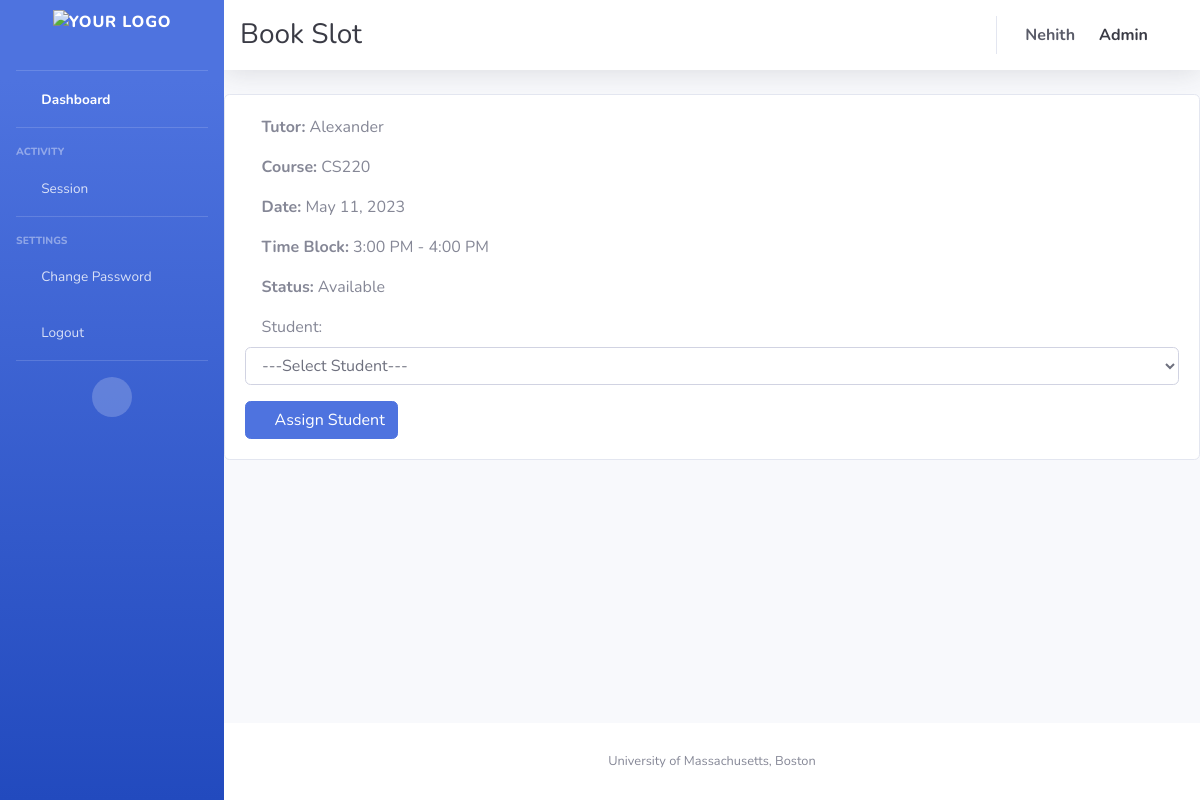
Page /bookingpage/38 (signed in) on the committed database.
### appusers/models.py (models this page shows, shortened)
class Availability(models.Model):
    tutor = models.ForeignKey(Tutor, on_delete=models.CASCADE, null=True, blank=True, related_name='availabilities')
    date = models.DateField()
    timeblock = models.CharField(max_length=1, choices=TIMEBLOCK_CHOICES)
    booked_by = models.ForeignKey(Student, on_delete=models.SET_NULL, null=True, blank=True,
                                  related_name='booked_slots')
    course = models.ForeignKey(Course, on_delete=models.CASCADE)
    status = models.CharField(max_length=1, choices=STATUS_CHOICES)
    semester = models.CharField(max_length=25, null=True)

class Tutor(models.Model):
    user = models.OneToOneField(User, on_delete=models.CASCADE)
    courses = models.ManyToManyField(Course, related_name='tutors')
    profile_picture = models.URLField(default='static/images/favicons/Blue_logo.png', null=True, blank=True)
    def __str__(self):
        return self.user.username

class Course(models.Model):
    c_name = models.CharField(max_length=100)
    c_code = models.CharField(max_length=50, unique=True, null=False)
    def __str__(self):
        return self.c_name

### appusers/views.py (the view, shortened to what this page needs)
# urls.py: path('bookingpage/<int:availability_id>',book_slots , name='booking_page'),
@login_required
def book_slots(request, availability_id):
    availability = get_object_or_404(Availability, id=availability_id)
    if request.user.is_superuser:
        students = Student.objects.all()
        return render(request, 'booking_page.html', {'slot': availability, 'students': students})
    else:
        return render(request, 'booking_page.html', {'slot': availability})

### appusers/models.py (called while the page is built)
    def __str__(self):
        return self.user.username

### templates/booking_page.html (shortened to what this page needs)
{% extends "base.html" %}
{% block top_heading %}
    <h1 class="h3 mb-0 text-gray-900"></i> Book Slot</h1>
{% endblock %}
{% block content %}
    <div class="card">
        <div class="card-body">
            <p class="card-text"><i class="fas fa-chalkboard-teacher"></i> <strong>Tutor:</strong> {{ slot.tutor }}</p>
            <p class="card-text"><i class="fas fa-book"></i> <strong>Course:</strong> {{ slot.course }}</p>
            <p class="card-text"><i class="fas fa-calendar-alt"></i> <strong>Date:</strong> {{ slot.date }}</p>
            <p class="card-text"><i class="fas fa-clock"></i> <strong>Time Block:</strong> {{ slot.get_timeblock_display }}</p>
            <p class="card-text"><i class="fas fa-check-circle"></i> <strong>Status:</strong> {{ slot.get_status_display }}</p>
            {% if user.is_authenticated %}
                {% if user.is_superuser %}
                    <form method="POST" class="mt-3">
                        <div class="form-group">
                            <label for="student"><i class="fas fa-user-graduate"></i> Student:</label>
                            <select name="student" id="student" class="form-control">
                                <option value="">---Select Student---</option>
                            </select>
                        </div>
                        <button type="submit" class="btn btn-primary" onclick="return confirm('Are you sure you want to assign this slot?')"><i class="fas fa-user-plus"></i> Assign Student</button>
                    </form>
                {% else %}
                    <form method="POST" class="mt-3">
                        {% csrf_token %}
                        <input type="hidden" name="student" value="{{ user.student.id }}">
                        <button type="submit" class="btn btn-primary" onclick="return confirm('Are you sure you want to book this slot?')"><i class="fas fa-calendar-plus"></i> Book</button>
                    </form>
                {% endif %}
            {% else %}
                <p class="card-text mt-3">Please <a href="{% url 'login' %}">log in</a> or <a href="{% url 'register' %}">register</a> to book this slot.</p>
            {% endif %}
        </div>
    </div>
{% endblock %}

### templates/base.html (shortened to what this page needs)
{% load static %}
<!DOCTYPE html>
<html lang="en">
<head>
    <link href="{% static 'vendor/fontawesome-free/css/all.min.css' %}" rel="stylesheet" type="text/css">
    <link href="{% static 'css/sb-admin-2.min.css' %}" rel="stylesheet">
</head>
<body id="page-top">
<div id="wrapper">
    <ul class="navbar-nav bg-gradient-primary sidebar sidebar-dark accordion" id="accordionSidebar">
        <a class="sidebar-brand d-flex align-items-center justify-content-center" href="{% url 'home' %}">
            <img src="{% static 'images/favicons/UMB_White_logo.png' %}" alt="Your Logo" height="50">
        </a>
        <hr class="sidebar-divider my-0">
        <li class="nav-item active">
            <a class="nav-link" href="{% url 'home' %}">
                <i class="fas fa-fw fa-tachometer-alt"></i>
                <span>Dashboard</span></a>
        </li>
        <hr class="sidebar-divider">
        <div class="sidebar-heading">
            Activity
        </div>
        <li class="nav-item">
            <a class="nav-link collapsed" href="#" data-toggle="collapse" data-target="#collapseTwo"
               aria-expanded="true" aria-controls="collapseTwo">
                <i class="fas fa-fw fa-cog"></i>
                <span>Session</span>
            </a>
        </li>
        <hr class="sidebar-divider">
        <div class="sidebar-heading">
            Settings
        </div>
        <li class="nav-item ">
            <a class="nav-link" href="{% url 'change_password' %}">
                <i class="fas fa-fw fa-cogs"></i>
                <span>Change Password</span></a>
        </li>
        <li class="nav-item ">
            <a class="nav-link" data-toggle="modal" data-target="#logoutModal" href="{% url 'logout' %}">
                <i class="fas fa-fw fa-sign-out-alt"></i>
                <span>Logout</span></a>
        </li>
        <hr class="sidebar-divider d-none d-md-block">
        <div class="text-center d-none d-md-inline">
            <button class="rounded-circle border-0" id="sidebarToggle"></button>
        </div>
    </ul>
    <div id="content-wrapper" class="d-flex flex-column">
        <div id="content">
            <nav class="navbar navbar-expand navbar-light bg-white topbar mb-4 static-top shadow">
                {% block top_heading %}{% endblock %}
                <ul class="navbar-nav ml-auto">
                    <li class="nav-item dropdown no-arrow">
                        <a class="nav-link">
                            <span class="mr-4 font-weight-bold d-none d-lg-inline text-gray-800 ">{{ user.first_name}} {{ user.last_name}}</span>
                            {% if user.is_superuser %}
                                <span class="mr-4 font-weight-bold d-none d-lg-inline text-gray-900 ">Admin</span>
                            {% endif %}
                        </a>
                    </li>
                </ul>
            </nav>
            {% block content %}{% endblock %}
        </div>
        <footer class="sticky-footer bg-white">
            <div class="container my-auto">
                <div class="copyright text-center my-auto">
                    <span>University of Massachusetts, Boston</span>
                </div>
            </div>
        </footer>
    </div>
</div>
</body>
</html>

### rows in the picture
Availability: tutor "Alexander", course "CS220", date "May 11, 2023", timeblock "3:00 PM - 4:00 PM", status "Available"

### other values in the picture
{{ user.first_name }} "Nehith"
